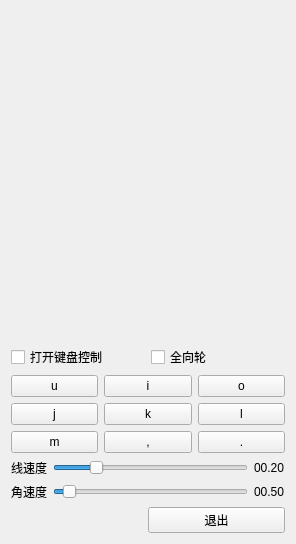
              <widget class="QWidget" name="scrollAreaWidgetContents_2">
               <property name="geometry">
                <rect>
                 <x>0</x>
                 <y>0</y>
                 <width>296</width>
                 <height>544</height>
                </rect>
               </property>
               <layout class="QVBoxLayout" name="verticalLayout_6">
                <item>
                 <spacer name="verticalSpacer">
                  <property name="orientation">
                   <enum>Qt::Vertical</enum>
                  </property>
                  <property name="sizeHint" stdset="0">
                   <size>
                    <width>20</width>
                    <height>40</height>
                   </size>
                  </property>
                 </spacer>
                </item>
                <item>
                 <layout class="QHBoxLayout" name="horizontalLayout_15">
                  <item>
                   <widget class="QCheckBox" name="checkBox_key">
                    <property name="text">
                     <string>打开键盘控制</string>
                    </property>
                   </widget>
                  </item>
                  <item>
                   <widget class="QCheckBox" name="checkBox_mec">
                    <property name="text">
                     <string>全向轮</string>
                    </property>
                   </widget>
                  </item>
                 </layout>
                </item>
                <item>
                 <layout class="QGridLayout" name="gridLayout_2" rowstretch="1,1,1" columnstretch="1,1,1">
                  <item row="0" column="0">
                   <widget class="QPushButton" name="pushButton_lu">
                    <property name="text">
                     <string>u</string>
                    </property>
                    <property name="autoExclusive">
                     <bool>true</bool>
                    </property>
                   </widget>
                  </item>
                  <item row="0" column="1">
                   <widget class="QPushButton" name="pushButton_u">
                    <property name="text">
                     <string>i</string>
                    </property>
                    <property name="checkable">
                     <bool>false</bool>
                    </property>
                    <property name="checked">
                     <bool>false</bool>
                    </property>
                    <property name="autoRepeat">
                     <bool>false</bool>
                    </property>
                    <property name="autoExclusive">
                     <bool>true</bool>
                    </property>
                    <property name="autoRepeatDelay">
                     <number>30000</number>
                    </property>
                    <property name="autoRepeatInterval">
                     <number>10</number>
                    </property>
                   </widget>
                  </item>
                  <item row="0" column="2">
                   <widget class="QPushButton" name="pushButton_ru">
                    <property name="text">
                     <string>o</string>
                    </property>
                    <property name="autoExclusive">
                     <bool>true</bool>
                    </property>
                    <property name="autoRepeatDelay">
                     <number>3</number>
                    </property>
                    <property name="autoRepeatInterval">
                     <number>1</number>
                    </property>
                   </widget>
                  </item>
                  <item row="1" column="0">
                   <widget class="QPushButton" name="pushButton_l">
                    <property name="text">
                     <string>j</string>
                    </property>
                    <property name="autoExclusive">
                     <bool>true</bool>
                    </property>
                   </widget>
                  </item>
                  <item row="1" column="1">
                   <widget class="QPushButton" name="pushButton_stop">
                    <property name="text">
                     <string>k</string>
                    </property>
                    <property name="autoExclusive">
                     <bool>true</bool>
                    </property>
                   </widget>
                  </item>
                  <item row="1" column="2">
                   <widget class="QPushButton" name="pushButton_r">
                    <property name="text">
                     <string>l</string>
                    </property>
                    <property name="autoExclusive">
                     <bool>true</bool>
                    </property>
                   </widget>
                  </item>
                  <item row="2" column="0">
                   <widget class="QPushButton" name="pushButton_ld">
                    <property name="text">
                     <string>m</string>
                    </property>
                    <property name="autoExclusive">
                     <bool>true</bool>
                    </property>
                   </widget>
                  </item>
                  <item row="2" column="1">
                   <widget class="QPushButton" name="pushButton_d">
                    <property name="text">
                     <string>,</string>
                    </property>
                    <property name="autoExclusive">
                     <bool>true</bool>
                    </property>
                   </widget>
                  </item>
                  <item row="2" column="2">
                   <widget class="QPushButton" name="pushButton_rd">
                    <property name="text">
                     <string>.</string>
                    </property>
                    <property name="autoExclusive">
                     <bool>true</bool>
                    </property>
                   </widget>
                  </item>
                 </layout>
                </item>
                <item>
                 <layout class="QGridLayout" name="gridLayout_4">
                  <item row="1" column="0">
                   <widget class="QLabel" name="label_21">
                    <property name="text">
                     <string>角速度</string>
                    </property>
                   </widget>
                  </item>
                  <item row="1" column="2">
                   <widget class="QLabel" name="label_c">
                    <property name="text">
                     <string>00.50</string>
                    </property>
                   </widget>
                  </item>
                  <item row="1" column="1">
                   <widget class="QSlider" name="horizontalSlider_c">
                    <property name="minimum">
                     <number>0</number>
                    </property>
                    <property name="maximum">
                     <number>1000</number>
                    </property>
                    <property name="value">
                     <number>50</number>
                    </property>
                    <property name="orientation">
                     <enum>Qt::Horizontal</enum>
                    </property>
                   </widget>
                  </item>
                  <item row="0" column="2">
                   <widget class="QLabel" name="label_v">
                    <property name="text">
                     <string>00.20</string>
                    </property>
                   </widget>
                  </item>
                  <item row="0" column="0">
                   <widget class="QLabel" name="label_20">
                    <property name="text">
                     <string>线速度</string>
                    </property>
                   </widget>
                  </item>
                  <item row="0" column="1">
                   <widget class="QSlider" name="horizontalSlider_v">
                    <property name="locale">
                     <locale language="Chinese" country="China"/>
                    </property>
                    <property name="maximum">
                     <number>100</number>
                    </property>
                    <property name="value">
                     <number>20</number>
                    </property>
                    <property name="orientation">
                     <enum>Qt::Horizontal</enum>
                    </property>
                    <property name="invertedControls">
                     <bool>false</bool>
                    </property>
                   </widget>
                  </item>
                 </layout>
                </item>
                <item>
                 <layout class="QHBoxLayout" name="horizontalLayout_5">
                  <item>
                   <spacer name="horizontalSpacer_3">
                    <property name="orientation">
                     <enum>Qt::Horizontal</enum>
                    </property>
                    <property name="sizeHint" stdset="0">
                     <size>
                      <width>40</width>
                      <height>20</height>
                     </size>
                    </property>
                   </spacer>
                  </item>
                  <item>
                   <widget class="QPushButton" name="quit_button">
                    <property name="sizePolicy">
                     <sizepolicy hsizetype="MinimumExpanding" vsizetype="Fixed">
                      <horstretch>0</horstretch>
                      <verstretch>0</verstretch>
                     </sizepolicy>
                    </property>
                    <property name="text">
                     <string>退出</string>
                    </property>
                   </widget>
                  </item>
                 </layout>
                </item>
               </layout>
              </widget>
